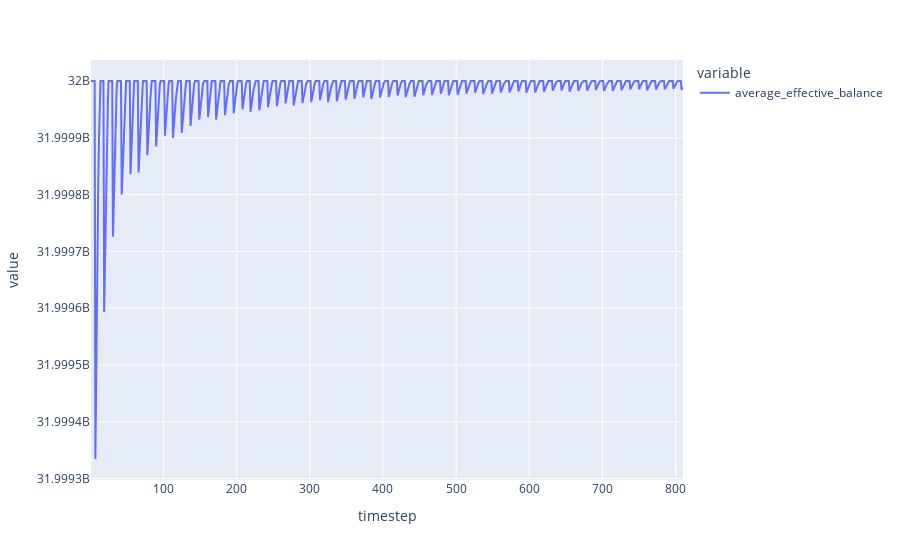

The cell this chart's notebook holds for it:
### Code cell
df.plot(x='timestep', y=['average_effective_balance'])

### Figure 1 — Plotly figure (JSON) as saved in the notebook; plotly's stock layout.template omitted (floating-point values rounded to 4 significant figures; data arrays with more than 128 entries replaced by an {"elided": "..."} marker saying what was removed)
{"data": [{"hovertemplate": "variable=average_effective_balance<br>timestep=%{x}<br>value=%{y}<extra></extra>", "legendgroup": "average_effective_balance", "line": {"color": "#636efa", "dash": "solid"}, "mode": "lines", "name": "average_effective_balance", "orientation": "v", "showlegend": true, "type": "scatter", "x": {"elided": "810 int values"}, "xaxis": "x", "y": {"elided": "810 float values"}, "yaxis": "y"}], "layout": {"legend": {"title": {"text": "variable"}, "tracegroupgap": 0}, "margin": {"t": 60}, "xaxis": {"anchor": "y", "domain": [0, 1], "title": {"text": "timestep"}}, "yaxis": {"anchor": "x", "domain": [0, 1], "title": {"text": "value"}}}}
